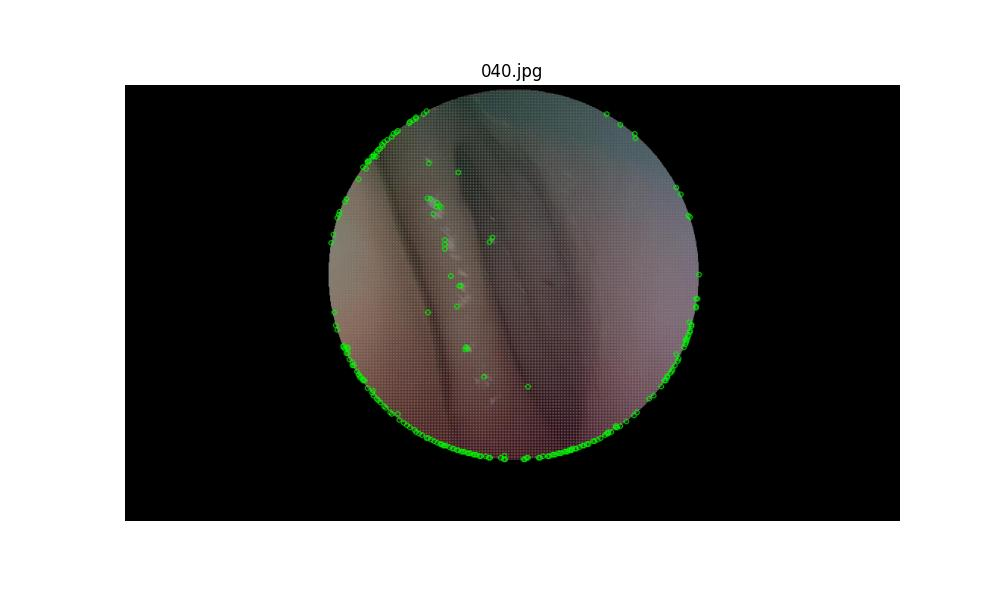
#> input picture keypoints/040.jpg, 1000 x 600 px; its folder holds only this picture in this run
$ python demo_mask.py --frames keypoints --mask keypoints/040.jpg
#> lines starting #> are read from the running program, lines starting #| are printed output that depends on the picture; after the words box and inside, x2 and y2 are one past the last pixel; in counts of white or black regions, pixels touching at a corner belong together
#> in main, frame is the input picture: shape (600, 1000, 3); mean B, G, R 125.1, 126.3, 127.6
# [62 lines of commented-out code are left out]
import cv2
import numpy as np
import os
import argparse
from natsort import natsorted
import matplotlib.pyplot as plt

def load_mask(mask_path, frame_shape):
#> called with mask_path = 'keypoints/040.jpg', frame_shape = (600, 1000, 3)
    mask = cv2.imread(mask_path, cv2.IMREAD_GRAYSCALE)
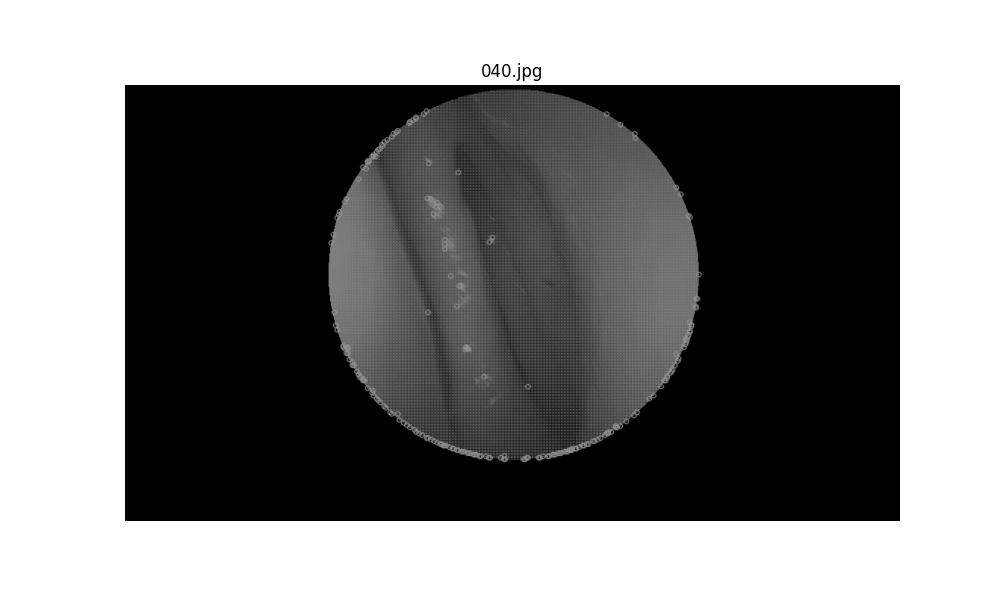
#> mask: shape (600, 1000); min 0, max 255, mean 126.5
    if mask is None:
        raise FileNotFoundError(f"Cannot read mask file at {mask_path}")
    if mask.shape != frame_shape[:2]:
        mask = cv2.resize(mask, (frame_shape[1], frame_shape[0]), interpolation=cv2.INTER_NEAREST)
    return (mask > 0).astype(np.uint8)
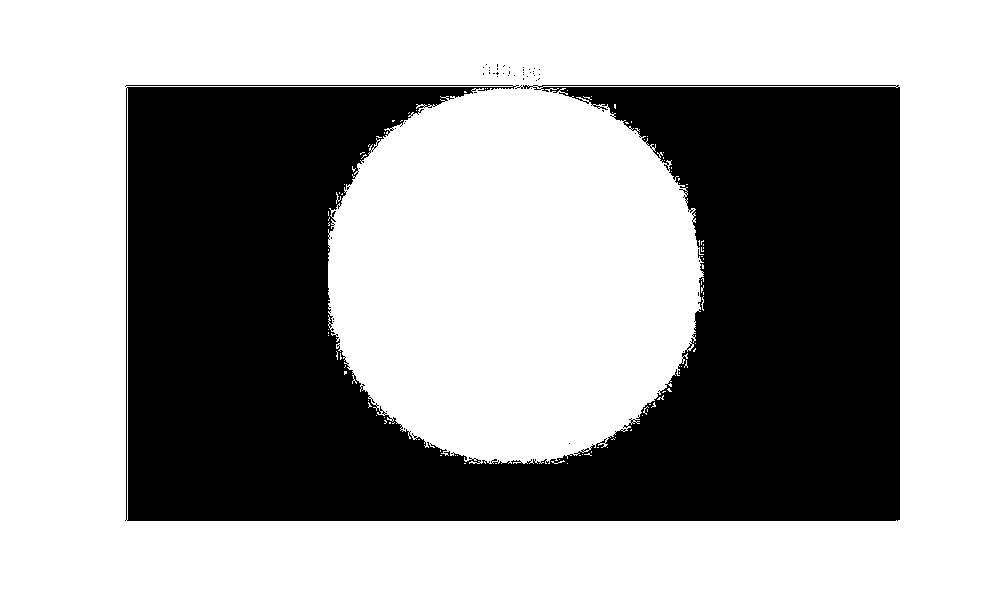
#> returned value: shape (600, 1000); values 0 (black) and 1 (white), 62.6% white; 52 black regions (51 under 20 px), largest, box (x1, y1, x2, y2) and area: (125, 85, 900, 521) 224202

def main():
    parser = argparse.ArgumentParser()
    parser.add_argument('--frames', type=str, required=True, help="Folder containing video frames")
    parser.add_argument('--mask', type=str, required=True, help="Path to undistorted_mask.bmp")
    parser.add_argument('--prints', action='store_true', help="Save masked frames with keypoints using matplotlib")
    args = parser.parse_args()

    frame_files = natsorted([os.path.join(args.frames, f) for f in os.listdir(args.frames)
                             if f.lower().endswith(('.png', '.jpg', '.bmp'))])
    if len(frame_files) == 0:
        raise ValueError("No frames found in folder")

    # Initialize ORB
    orb = cv2.ORB_create(1000)

    # output folder name
    os.makedirs("keypoints", exist_ok=True)

    for frame_file in frame_files:
        frame = cv2.imread(frame_file)
        if frame is None:
            continue

        mask = load_mask(args.mask, frame.shape)
        masked_frame = cv2.bitwise_and(frame, frame, mask=mask)
        gray = cv2.cvtColor(masked_frame, cv2.COLOR_BGR2GRAY)
        keypoints, descriptors = orb.detectAndCompute(gray, mask)
#> keypoints = 673 keypoints; strongest (x, y, size): (495, 71, 31), (527, 70, 31), (536, 77, 31), (536, 70, 31)

        print(f"{frame_file}: {len(keypoints)} keypoints detected inside mask")
#| keypoints/040.jpg: 673 keypoints detected inside mask

        if args.prints:
            # Draw keypoints
            vis = cv2.drawKeypoints(masked_frame, keypoints, None, color=(0,255,0))
            # Convert BGR to RGB for matplotlib
            vis_rgb = cv2.cvtColor(vis, cv2.COLOR_BGR2RGB)
            plt.figure(figsize=(10,6))
            plt.imshow(vis_rgb)
            plt.axis('off')
            plt.title(os.path.basename(frame_file))
            plt.savefig(f"keypoints/{os.path.basename(frame_file)}")
            plt.close()

if __name__ == "__main__":
    main()
